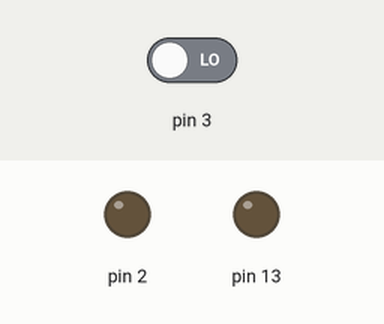
Recording of a sketch running on a simulated Arduino Uno, built with avr-gcc and run on an emulated ATmega328P. On the bench: output pins drawn as LEDs (lit = HIGH). Dashed ring = blinking. Inputs (shaded band) come from the test bench; at power-on: pin 3 LOW.

Above: at 1.2 s.
1.3 s: pin 3 driven HIGH
At 1.8 s:
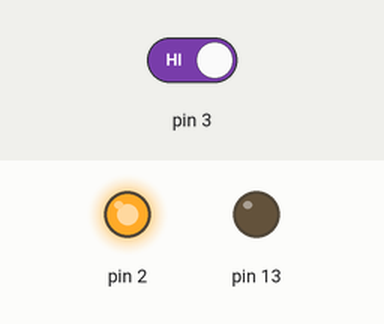
At 2.8 s:
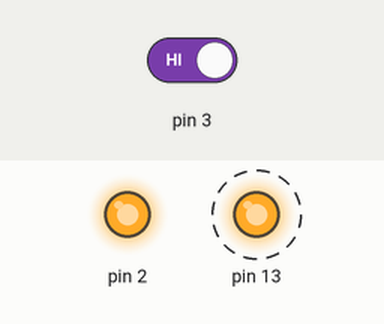
4.3 s: pin 3 driven LOW
At 6.5 s:
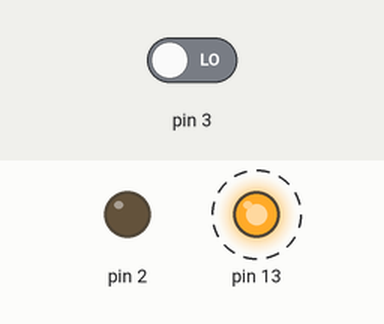
Timing chart, 0 to 13.3 s (numbered marks = the images above; inputs shaded):
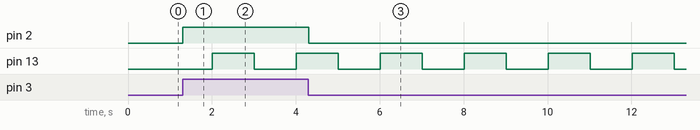

The sketch:

millis.ino
```cpp
unsigned long previousTime = 0;
boolean isOn = false;

void setup()
{
  pinMode(13, OUTPUT);
  pinMode(2, OUTPUT);
  pinMode(3, INPUT);
}

void loop()
{
  unsigned long currentTime = millis();

  if( currentTime > previousTime + 1000 )
  {
    if(isOn)
    {
      digitalWrite(13, HIGH);
    } else
    {
      digitalWrite(13, LOW);
    }
    isOn = !isOn;
    previousTime = currentTime;
  }

  digitalWrite(2, digitalRead(3));
  delay(10);
}
```

Measured:
- after the input at 1.3 s, pin 2: LOW → HIGH at once
- after the input at 4.3 s, pin 2: HIGH → LOW at once
- by itself, pin 13: alternates HIGH for 1.0 s and LOW for 1.0 s
